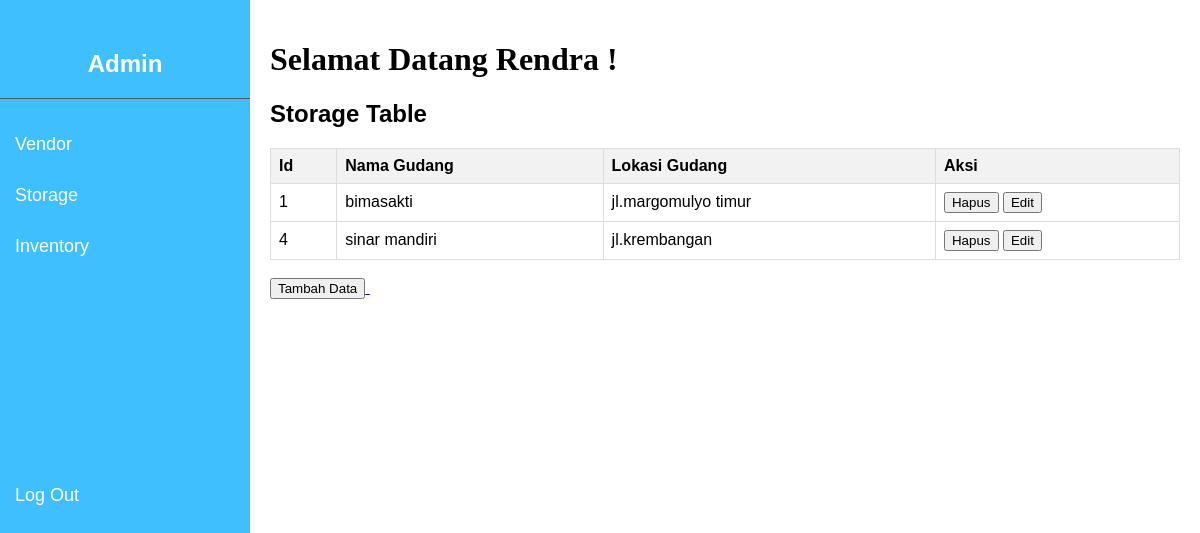
The page /storage.php (signed in) on the database its author committed.
### tables this page shows
CREATE TABLE `storage` (
  `id` int(20) NOT NULL,
  `nama_gudang` varchar(35) NOT NULL,
  `lokasi` varchar(35) NOT NULL
);

### storage.php (the view, shortened to what this page needs)
<!DOCTYPE html>
<html lang="en">
<head>
</head>
<body>
    <?php include "sidebar.php"; ?>
    <div class="content">
        <?php include "header.php"; ?>
     <div id="vendor" class="table-selection">
            <h2>Storage Table</h2>
            <table>
                <tr>
                    <th>Id </th>
                    <th>Nama Gudang</th>
                    <th>Lokasi Gudang</th>
                    <th>Aksi</th>
                </tr>
                <?php
                include "koneksi.php";
                $sql = "SELECT * FROM storage";
                $hsl = mysqli_query($kon, $sql);
                if($hsl -> num_rows > 0){
                    while($data = mysqli_fetch_assoc($hsl)){
                        echo "<tr>";
                        echo "<td>{$data['id']}</td>";
                        echo "<td>{$data['nama_gudang']}</td>";
                        echo "<td>{$data['lokasi']}</td>";
                        echo "<td><a href='CRUD/hapus_storage.php?id={$data['id']}' onclick='return confirm(\"Apakah Anda yakin ingin menghapus data ini?\")'><button>Hapus</button></a>
                                <a href='CRUD/edit_storage.php?id={$data['id']}'><button>Edit</button></a></td>";
                        echo "</tr>";
                    }
                }
                ?>
            </table><br>
            <a href = "CRUD/tmbh_storage.php">
                <button>Tambah Data</button>
            </a>
     </div>
   </div>
</body>
</html>

### admin.css (style rules this page uses)
body { font-family: Arial, sans-serif; display: flex; margin: 0; padding: 0; height: 100vh; }
.content { margin-left: 250px; padding: 20px; width: 100%; }
table { width: 100%; border-collapse: collapse; margin-top: 20px; }
table, th, td { border: 1px solid #ddd; }
th, td { padding: 8px; text-align: left; }
th { background-color: #f2f2f2; }

### rows shown on the page
storage: id "1", nama_gudang "bimasakti", lokasi "jl.margomulyo timur"
storage: id "4", nama_gudang "sinar mandiri", lokasi "jl.krembangan"

### other values the page prints
$_SESSION['username'] "Rendra"
